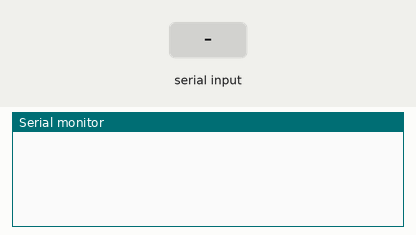
A sketch run on a simulated Arduino Uno, built with avr-gcc and run on an emulated ATmega328P. On the bench: the last lines printed to the serial monitor. The inputs (shaded band) are chosen by the test bench.

Above: at 1.2 s.
1.3 s: "+CMT" received over Serial
At 3.1 s:
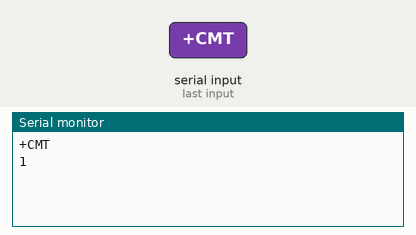
3.8 s: "1" received over Serial
At 5.9 s:
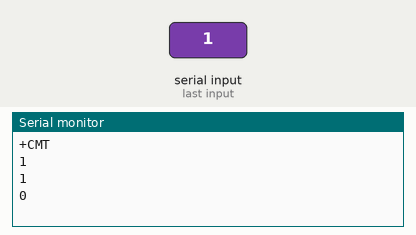

Measured:
- after the input at 1.3 s, the serial monitor: prints a new line after 1.0 s (image 1)
- after the input at 3.8 s, the serial monitor: prints a new line after 1.0 s (image 2)

The sketch:

String_Examples.ino
```cpp
void setup() {
  // put your setup code here, to run once:
  Serial.begin(9600);
}
String s;
void loop() {
  // put your main code here, to run repeatedly:
  if (Serial.available())
  {
    s = Serial.readString();
    Serial.println(s);
    Serial.println(s.startsWith("+CMT"));
  }
}
```
